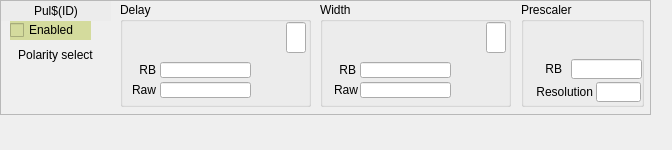
<?xml version="1.0" encoding="UTF-8"?>
<ui version="4.0">
 <class>Form</class>
 <widget class="QWidget" name="Form">
  <property name="geometry">
   <rect>
    <x>0</x>
    <y>0</y>
    <width>672</width>
    <height>150</height>
   </rect>
  </property>
  <property name="windowTitle">
   <string>Pulser</string>
  </property>
  <widget class="QFrame" name="frame">
   <property name="geometry">
    <rect>
     <x>0</x>
     <y>0</y>
     <width>651</width>
     <height>115</height>
    </rect>
   </property>
   <property name="frameShape">
    <enum>QFrame::StyledPanel</enum>
   </property>
   <property name="frameShadow">
    <enum>QFrame::Raised</enum>
   </property>
   <widget class="QLabel" name="label_14">
    <property name="geometry">
     <rect>
      <x>5</x>
      <y>45</y>
      <width>101</width>
      <height>20</height>
     </rect>
    </property>
    <property name="text">
     <string>Polarity select</string>
    </property>
    <property name="alignment">
     <set>Qt::AlignCenter</set>
    </property>
   </widget>
   <widget class="caToggleButton" name="catogglebutton">
    <property name="geometry">
     <rect>
      <x>10</x>
      <y>20</y>
      <width>81</width>
      <height>20</height>
     </rect>
    </property>
    <property name="toolTip">
     <string>When not set, the output will remain in its inactive state.</string>
    </property>
    <property name="styleSheet">
     <string notr="true">background-color: rgb(212, 219, 157);</string>
    </property>
    <property name="text">
     <string>Enabled</string>
    </property>
    <property name="channel" stdset="0">
     <string notr="true">$(SYS)-$(DEVICE):Pul$(ID)-Ena-Sel</string>
    </property>
   </widget>
   <widget class="caLabel" name="calabel">
    <property name="geometry">
     <rect>
      <x>1</x>
      <y>1</y>
      <width>110</width>
      <height>20</height>
     </rect>
    </property>
    <property name="sizePolicy">
     <sizepolicy hsizetype="Preferred" vsizetype="Fixed">
      <horstretch>0</horstretch>
      <verstretch>0</verstretch>
     </sizepolicy>
    </property>
    <property name="minimumSize">
     <size>
      <width>0</width>
      <height>20</height>
     </size>
    </property>
    <property name="maximumSize">
     <size>
      <width>16777215</width>
      <height>20</height>
     </size>
    </property>
    <property name="styleSheet">
     <string notr="true">background-color: rgb(236, 236, 236, 255);</string>
    </property>
    <property name="text">
     <string>Pul$(ID)</string>
    </property>
    <property name="alignment">
     <set>Qt::AlignCenter</set>
    </property>
   </widget>
   <widget class="caChoice" name="cachoice">
    <property name="geometry">
     <rect>
      <x>10</x>
      <y>64</y>
      <width>91</width>
      <height>41</height>
     </rect>
    </property>
    <property name="toolTip">
     <string>Reverses the output polarity. When set, changes the output from normally low to normally high.</string>
    </property>
    <property name="channel" stdset="0">
     <string notr="true">$(SYS)-$(DEVICE):Pul$(ID)-Polarity-Sel</string>
    </property>
    <property name="foreground">
     <color>
      <red>0</red>
      <green>0</green>
      <blue>0</blue>
     </color>
    </property>
    <property name="background">
     <color>
      <red>212</red>
      <green>219</green>
      <blue>157</blue>
     </color>
    </property>
    <property name="bordercolor">
     <color>
      <red>0</red>
      <green>0</green>
      <blue>0</blue>
     </color>
    </property>
    <property name="colorMode">
     <enum>caChoice::Static</enum>
    </property>
    <property name="stackingMode" stdset="0">
     <enum>caChoice::Row</enum>
    </property>
    <property name="endBit">
     <number>1</number>
    </property>
   </widget>
   <widget class="QGroupBox" name="groupBox">
    <property name="geometry">
     <rect>
      <x>320</x>
      <y>2</y>
      <width>191</width>
      <height>105</height>
     </rect>
    </property>
    <property name="title">
     <string>Width</string>
    </property>
    <widget class="caSpinbox" name="caspinbox">
     <property name="geometry">
      <rect>
       <x>5</x>
       <y>20</y>
       <width>161</width>
       <height>31</height>
      </rect>
     </property>
     <property name="toolTip">
      <string>How long does a pulse state stay active</string>
     </property>
     <property name="channel" stdset="0">
      <string notr="true">$(SYS)-$(DEVICE):Pul$(ID)-Width-SP</string>
     </property>
     <property name="background">
      <color>
       <red>212</red>
       <green>219</green>
       <blue>157</blue>
      </color>
     </property>
     <property name="fixedFormat">
      <bool>false</bool>
     </property>
     <property name="limitsMode">
      <enum>caSpinbox::User</enum>
     </property>
     <property name="maxValue">
      <double>1999999999.999999046325684</double>
     </property>
     <property name="minValue">
      <double>0.000000000000000</double>
     </property>
    </widget>
    <widget class="QLabel" name="label_31">
     <property name="geometry">
      <rect>
       <x>5</x>
       <y>60</y>
       <width>31</width>
       <height>16</height>
      </rect>
     </property>
     <property name="text">
      <string>RB</string>
     </property>
     <property name="alignment">
      <set>Qt::AlignRight|Qt::AlignTrailing|Qt::AlignVCenter</set>
     </property>
    </widget>
    <widget class="QLabel" name="label_32">
     <property name="geometry">
      <rect>
       <x>10</x>
       <y>80</y>
       <width>28</width>
       <height>16</height>
      </rect>
     </property>
     <property name="text">
      <string>Raw</string>
     </property>
     <property name="alignment">
      <set>Qt::AlignRight|Qt::AlignTrailing|Qt::AlignVCenter</set>
     </property>
    </widget>
    <widget class="caLineEdit" name="calineedit_12">
     <property name="geometry">
      <rect>
       <x>40</x>
       <y>60</y>
       <width>91</width>
       <height>16</height>
      </rect>
     </property>
     <property name="channel" stdset="0">
      <string notr="true">$(SYS)-$(DEVICE):Pul$(ID)-Width-RB</string>
     </property>
     <property name="unitsEnabled">
      <bool>true</bool>
     </property>
    </widget>
    <widget class="caLineEdit" name="calineedit_13">
     <property name="geometry">
      <rect>
       <x>40</x>
       <y>80</y>
       <width>91</width>
       <height>16</height>
      </rect>
     </property>
     <property name="channel" stdset="0">
      <string notr="true">$(SYS)-$(DEVICE):Pul$(ID)-Width-Raw-RB</string>
     </property>
    </widget>
    <widget class="caLineEdit" name="calineedit_15">
     <property name="geometry">
      <rect>
       <x>166</x>
       <y>20</y>
       <width>20</width>
       <height>31</height>
      </rect>
     </property>
     <property name="channel" stdset="0">
      <string notr="true">$(SYS)-$(DEVICE):Pul$(ID)-Delay-SP.EGU</string>
     </property>
    </widget>
   </widget>
   <widget class="QGroupBox" name="groupBox_2">
    <property name="geometry">
     <rect>
      <x>120</x>
      <y>2</y>
      <width>191</width>
      <height>105</height>
     </rect>
    </property>
    <property name="title">
     <string>Delay</string>
    </property>
    <widget class="QLabel" name="label_29">
     <property name="geometry">
      <rect>
       <x>5</x>
       <y>60</y>
       <width>31</width>
       <height>16</height>
      </rect>
     </property>
     <property name="text">
      <string>RB</string>
     </property>
     <property name="alignment">
      <set>Qt::AlignRight|Qt::AlignTrailing|Qt::AlignVCenter</set>
     </property>
    </widget>
    <widget class="caLineEdit" name="calineedit_8">
     <property name="geometry">
      <rect>
       <x>40</x>
       <y>60</y>
       <width>91</width>
       <height>16</height>
      </rect>
     </property>
     <property name="alignment">
      <set>Qt::AlignLeading|Qt::AlignLeft|Qt::AlignVCenter</set>
     </property>
     <property name="channel" stdset="0">
      <string notr="true">$(SYS)-$(DEVICE):Pul$(ID)-Delay-RB</string>
     </property>
     <property name="unitsEnabled">
      <bool>true</bool>
     </property>
    </widget>
    <widget class="caLineEdit" name="calineedit_9">
     <property name="geometry">
      <rect>
       <x>40</x>
       <y>80</y>
       <width>91</width>
       <height>16</height>
      </rect>
     </property>
     <property name="alignment">
      <set>Qt::AlignLeading|Qt::AlignLeft|Qt::AlignVCenter</set>
     </property>
     <property name="channel" stdset="0">
      <string notr="true">$(SYS)-$(DEVICE):Pul$(ID)-Delay-Raw-RB</string>
     </property>
    </widget>
    <widget class="QLabel" name="label_30">
     <property name="geometry">
      <rect>
       <x>5</x>
       <y>80</y>
       <width>31</width>
       <height>16</height>
      </rect>
     </property>
     <property name="text">
      <string>Raw</string>
     </property>
     <property name="alignment">
      <set>Qt::AlignRight|Qt::AlignTrailing|Qt::AlignVCenter</set>
     </property>
    </widget>
    <widget class="caSpinbox" name="caspinbox_2">
     <property name="geometry">
      <rect>
       <x>5</x>
       <y>20</y>
       <width>161</width>
       <height>31</height>
      </rect>
     </property>
     <property name="toolTip">
      <string/>
     </property>
     <property name="channel" stdset="0">
      <string notr="true">$(SYS)-$(DEVICE):Pul$(ID)-Delay-SP</string>
     </property>
     <property name="background">
      <color>
       <red>212</red>
       <green>219</green>
       <blue>157</blue>
      </color>
     </property>
     <property name="fixedFormat">
      <bool>false</bool>
     </property>
     <property name="limitsMode">
      <enum>caSpinbox::User</enum>
     </property>
     <property name="maxValue">
      <double>1999999999.999999046325684</double>
     </property>
     <property name="minValue">
      <double>0.000000000000000</double>
     </property>
    </widget>
    <widget class="caLineEdit" name="calineedit_14">
     <property name="geometry">
      <rect>
       <x>166</x>
       <y>20</y>
       <width>20</width>
       <height>31</height>
      </rect>
     </property>
     <property name="channel" stdset="0">
      <string notr="true">$(SYS)-$(DEVICE):Pul$(ID)-Delay-SP.EGU</string>
     </property>
    </widget>
   </widget>
   <widget class="caFrame" name="caframe">
    <property name="geometry">
     <rect>
      <x>520</x>
      <y>2</y>
      <width>125</width>
      <height>110</height>
     </rect>
    </property>
    <property name="visibility">
     <enum>caFrame::IfZero</enum>
    </property>
    <property name="channel" stdset="0">
     <string notr="true">$(SYS)-$(DEVICE):Pul$(ID)-Prescaler-SP.DISA</string>
    </property>
    <widget class="QGroupBox" name="groupBox_3">
     <property name="geometry">
      <rect>
       <x>1</x>
       <y>0</y>
       <width>123</width>
       <height>105</height>
      </rect>
     </property>
     <property name="title">
      <string>Prescaler</string>
     </property>
     <widget class="caLineEdit" name="calineedit_11">
      <property name="geometry">
       <rect>
        <x>75</x>
        <y>80</y>
        <width>45</width>
        <height>20</height>
       </rect>
      </property>
      <property name="channel" stdset="0">
       <string notr="true">$(SYS)-$(DEVICE):Pul$(ID)-Res-I</string>
      </property>
     </widget>
     <widget class="caLineEdit" name="calineedit_10">
      <property name="geometry">
       <rect>
        <x>50</x>
        <y>57</y>
        <width>71</width>
        <height>20</height>
       </rect>
      </property>
      <property name="channel" stdset="0">
       <string notr="true">$(SYS)-$(DEVICE):Pul$(ID)-Prescaler-RB</string>
      </property>
     </widget>
     <widget class="QLabel" name="label_24">
      <property name="geometry">
       <rect>
        <x>10</x>
        <y>57</y>
        <width>31</width>
        <height>20</height>
       </rect>
      </property>
      <property name="text">
       <string>RB</string>
      </property>
      <property name="alignment">
       <set>Qt::AlignRight|Qt::AlignTrailing|Qt::AlignVCenter</set>
      </property>
     </widget>
     <widget class="QLabel" name="label_25">
      <property name="geometry">
       <rect>
        <x>1</x>
        <y>80</y>
        <width>71</width>
        <height>20</height>
       </rect>
      </property>
      <property name="text">
       <string>Resolution</string>
      </property>
      <property name="alignment">
       <set>Qt::AlignRight|Qt::AlignTrailing|Qt::AlignVCenter</set>
      </property>
     </widget>
     <widget class="caSpinbox" name="caspinbox_3">
      <property name="geometry">
       <rect>
        <x>5</x>
        <y>20</y>
        <width>111</width>
        <height>25</height>
       </rect>
      </property>
      <property name="toolTip">
       <string>How long does a pulse state stay active</string>
      </property>
      <property name="channel" stdset="0">
       <string notr="true">$(SYS)-$(DEVICE):Pul$(ID)-Prescaler-SP</string>
      </property>
      <property name="background">
       <color>
        <red>212</red>
        <green>219</green>
        <blue>157</blue>
       </color>
      </property>
      <property name="fixedFormat">
       <bool>false</bool>
      </property>
     </widget>
    </widget>
   </widget>
  </widget>
 </widget>
 <customwidgets>
  <customwidget>
   <class>caChoice</class>
   <extends>QWidget</extends>
   <header>caChoice</header>
  </customwidget>
  <customwidget>
   <class>caToggleButton</class>
   <extends>QCheckBox</extends>
   <header>caToggleButton</header>
  </customwidget>
  <customwidget>
   <class>caSpinbox</class>
   <extends>QFrame</extends>
   <header>caSpinbox</header>
  </customwidget>
  <customwidget>
   <class>caFrame</class>
   <extends>QFrame</extends>
   <header>caFrame</header>
   <container>1</container>
  </customwidget>
  <customwidget>
   <class>caLabel</class>
   <extends>QLabel</extends>
   <header>caLabel</header>
  </customwidget>
  <customwidget>
   <class>caLineEdit</class>
   <extends>QLineEdit</extends>
   <header>caLineEdit</header>
  </customwidget>
 </customwidgets>
 <resources/>
 <connections/>
</ui>
